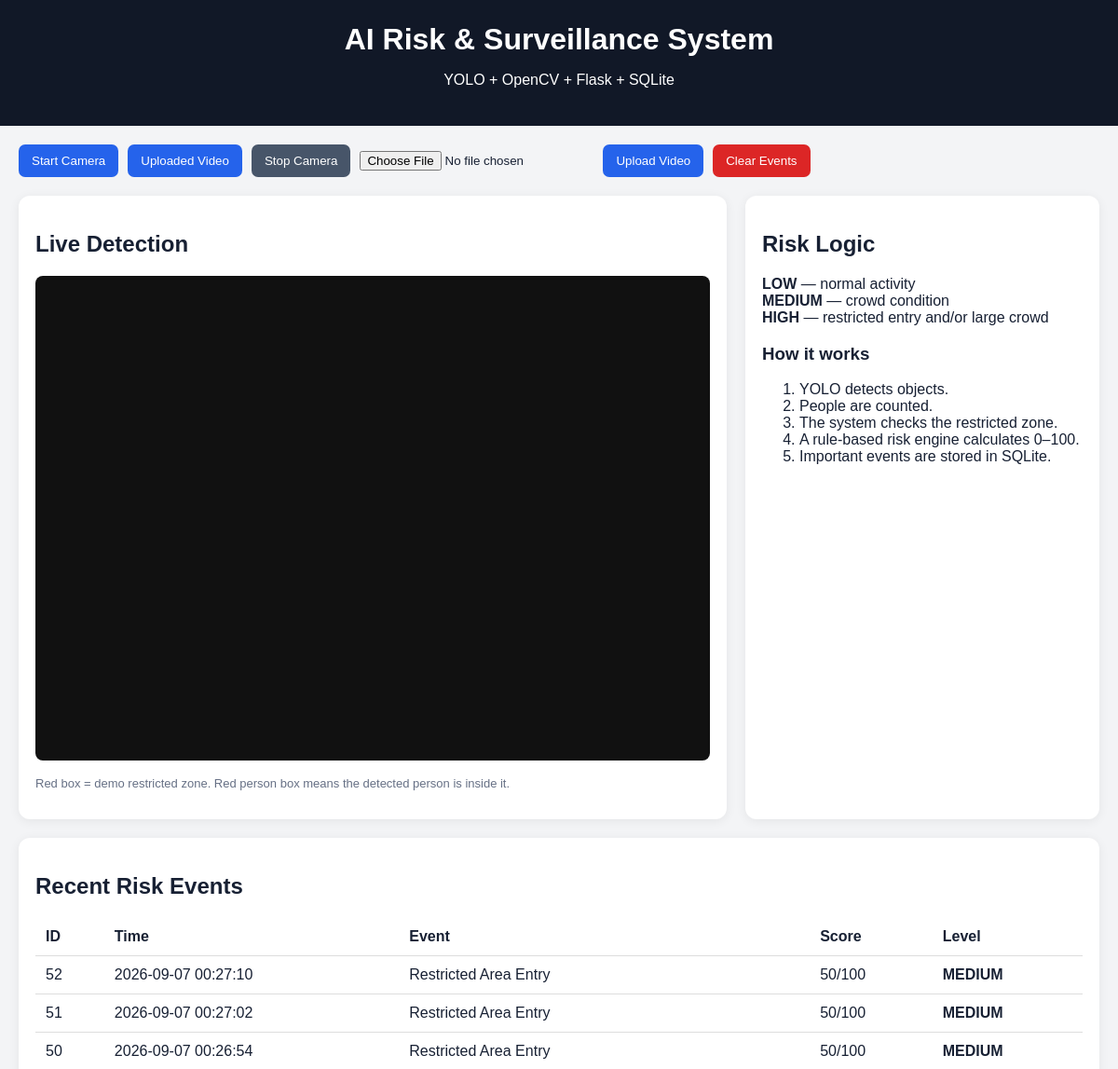
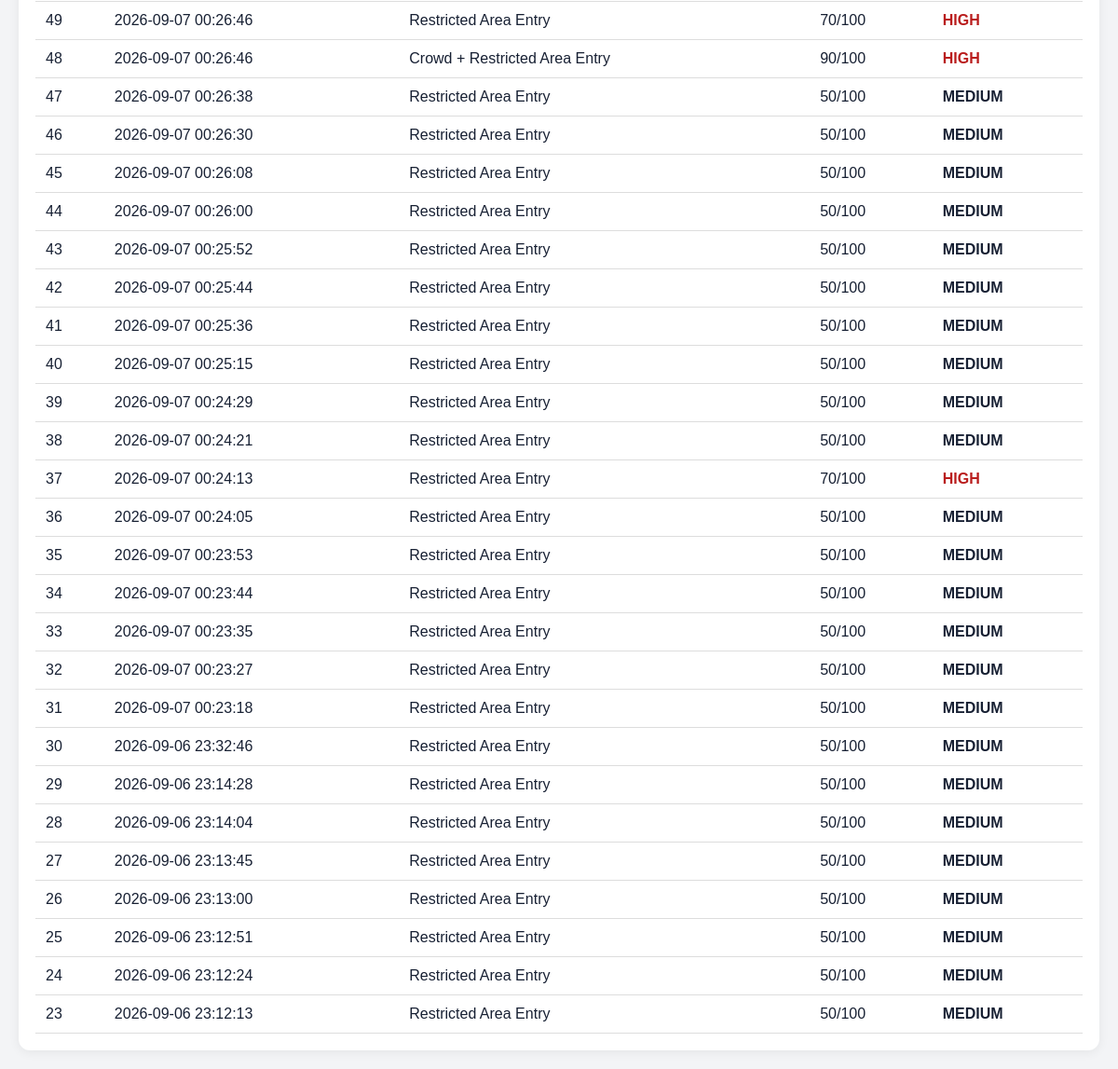
The page / on the database its author committed (2 pictures, top to bottom).
### tables this page shows
CREATE TABLE events (
            id INTEGER PRIMARY KEY AUTOINCREMENT,
            timestamp TEXT NOT NULL,
            event TEXT NOT NULL,
            risk_score INTEGER NOT NULL,
            risk_level TEXT NOT NULL
        );

### app.py (the view)
@app.route("/")
def index():
    return render_template("dashboard.html", events=get_events())

### database.py (called while the page is built)
def get_events(limit=30):
    con = sqlite3.connect(DB)
    rows = con.execute(
        "SELECT id,timestamp,event,risk_score,risk_level FROM events "
        "ORDER BY id DESC LIMIT ?", (limit,)
    ).fetchall()
    con.close()
    return rows

### templates/dashboard.html (shortened to what this page needs)
<!doctype html>
<html>
<head>
  <link rel="stylesheet" href="{{ url_for('static', filename='style.css') }}">
</head>
<body>
<header>
  <h1>AI Risk & Surveillance System</h1>
  <p>YOLO + OpenCV + Flask + SQLite</p>
</header>
<main>
  <section class="controls">
    <form action="/video_feed" method="get" target="feed" onsubmit="event.preventDefault(); document.querySelector('iframe[name=\'feed\']').src = '/video_feed?source=camera'; return false;">
      <button class="btn" type="submit">Start Camera</button>
    </form>
    <form action="/video_feed" method="get" target="feed" onsubmit="event.preventDefault(); document.querySelector('iframe[name=\'feed\']').src = '/video_feed?source=video'; return false;">
      <button class="btn" type="submit">Uploaded Video</button>
    </form>
    <form action="/stop_camera" method="post" onsubmit="event.preventDefault(); fetch('/stop_camera', {method: 'POST'}); document.querySelector('iframe[name=\'feed\']').src = 'about:blank'; return false;">
      <button class="btn secondary" type="submit">Stop Camera</button>
    </form>
    <form action="/upload" method="post" enctype="multipart/form-data">
      <input type="file" name="video" accept="video/*" required>
      <button class="btn" type="submit">Upload Video</button>
    </form>
    <form action="/clear" method="post">
      <button class="btn danger" type="submit">Clear Events</button>
    </form>
  </section>
  <section class="grid">
    <div class="card camera">
      <h2>Live Detection</h2>
      <iframe name="feed" src="about:blank"></iframe>
      <p class="note">Red box = demo restricted zone. Red person box means the detected person is inside it.</p>
    </div>
    <div class="card">
      <h2>Risk Logic</h2>
      <div class="legend"><b>LOW</b> — normal activity</div>
      <div class="legend"><b>MEDIUM</b> — crowd condition</div>
      <div class="legend"><b>HIGH</b> — restricted entry and/or large crowd</div>
      <h3>How it works</h3>
      <ol>
        <li>YOLO detects objects.</li>
        <li>People are counted.</li>
        <li>The system checks the restricted zone.</li>
        <li>A rule-based risk engine calculates 0–100.</li>
        <li>Important events are stored in SQLite.</li>
      </ol>
    </div>
  </section>
  <section class="card">
    <h2>Recent Risk Events</h2>
    <table>
      <thead><tr><th>ID</th><th>Time</th><th>Event</th><th>Score</th><th>Level</th></tr></thead>
      <tbody>
      {% for e in events %}
        <tr>
          <td>{{ e[0] }}</td><td>{{ e[1] }}</td><td>{{ e[2] }}</td>
          <td>{{ e[3] }}/100</td><td class="{{ e[4]|lower }}">{{ e[4] }}</td>
        </tr>
      {% else %}
        <tr><td colspan="5">No events yet.</td></tr>
      {% endfor %}
      </tbody>
    </table>
  </section>
</main>
</body>
</html>

### static/style.css (style rules this page uses)
* { box-sizing:border-box }
body { margin:0;font-family:Arial,sans-serif;background:#f3f4f6;color:#172033 }
header { padding:24px;text-align:center;background:#111827;color:white }
header h1 { margin:0 0 6px }
.controls { display:flex;gap:10px;flex-wrap:wrap;margin-bottom:20px }
.controls form { display:flex;gap:8px;align-items:center }
.btn { display:inline-block;padding:10px 14px;border:0;border-radius:7px;background:#2563eb;color:white;text-decoration:none;cursor:pointer }
.secondary { background:#475569 }
.danger { background:#dc2626 }
main { max-width:1200px;margin:auto;padding:20px }
.grid { display:grid;grid-template-columns:2fr 1fr;gap:20px;margin-bottom:20px }
.card { background:white;border-radius:12px;padding:18px;box-shadow:0 2px 12px #0001 }
.camera iframe { width:100%;height:520px;border:0;background:#111;border-radius:8px }
.note { font-size:13px;color:#667085 }
table { width:100%;border-collapse:collapse }
th,td { text-align:left;padding:11px;border-bottom:1px solid #ddd }
.medium { font-weight:bold }
.high { font-weight:bold;color:#b91c1c }

### rows shown on the page
events: id "52", timestamp "2026-09-07 00:27:10", event "Restricted Area Entry", risk_score "50", risk_level "MEDIUM"
events: id "51", timestamp "2026-09-07 00:27:02", event "Restricted Area Entry", risk_score "50", risk_level "MEDIUM"
events: id "50", timestamp "2026-09-07 00:26:54", event "Restricted Area Entry", risk_score "50", risk_level "MEDIUM"
events: id "49", timestamp "2026-09-07 00:26:46", event "Restricted Area Entry", risk_score "70", risk_level "HIGH"
events: id "48", timestamp "2026-09-07 00:26:46", event "Crowd + Restricted Area Entry", risk_score "90", risk_level "HIGH"
events: id "47", timestamp "2026-09-07 00:26:38", event "Restricted Area Entry", risk_score "50", risk_level "MEDIUM"
events: id "46", timestamp "2026-09-07 00:26:30", event "Restricted Area Entry", risk_score "50", risk_level "MEDIUM"
events: id "45", timestamp "2026-09-07 00:26:08", event "Restricted Area Entry", risk_score "50", risk_level "MEDIUM"
events: id "44", timestamp "2026-09-07 00:26:00", event "Restricted Area Entry", risk_score "50", risk_level "MEDIUM"
events: id "43", timestamp "2026-09-07 00:25:52", event "Restricted Area Entry", risk_score "50", risk_level "MEDIUM"
events: id "42", timestamp "2026-09-07 00:25:44", event "Restricted Area Entry", risk_score "50", risk_level "MEDIUM"
events: id "41", timestamp "2026-09-07 00:25:36", event "Restricted Area Entry", risk_score "50", risk_level "MEDIUM"
events: id "40", timestamp "2026-09-07 00:25:15", event "Restricted Area Entry", risk_score "50", risk_level "MEDIUM"
events: id "39", timestamp "2026-09-07 00:24:29", event "Restricted Area Entry", risk_score "50", risk_level "MEDIUM"
events: id "38", timestamp "2026-09-07 00:24:21", event "Restricted Area Entry", risk_score "50", risk_level "MEDIUM"
events: id "37", timestamp "2026-09-07 00:24:13", event "Restricted Area Entry", risk_score "70", risk_level "HIGH"
events: id "36", timestamp "2026-09-07 00:24:05", event "Restricted Area Entry", risk_score "50", risk_level "MEDIUM"
events: id "35", timestamp "2026-09-07 00:23:53", event "Restricted Area Entry", risk_score "50", risk_level "MEDIUM"
events: id "34", timestamp "2026-09-07 00:23:44", event "Restricted Area Entry", risk_score "50", risk_level "MEDIUM"
events: id "33", timestamp "2026-09-07 00:23:35", event "Restricted Area Entry", risk_score "50", risk_level "MEDIUM"
events: id "32", timestamp "2026-09-07 00:23:27", event "Restricted Area Entry", risk_score "50", risk_level "MEDIUM"
events: id "31", timestamp "2026-09-07 00:23:18", event "Restricted Area Entry", risk_score "50", risk_level "MEDIUM"
events: id "30", timestamp "2026-09-06 23:32:46", event "Restricted Area Entry", risk_score "50", risk_level "MEDIUM"
events: id "29", timestamp "2026-09-06 23:14:28", event "Restricted Area Entry", risk_score "50", risk_level "MEDIUM"
events: id "28", timestamp "2026-09-06 23:14:04", event "Restricted Area Entry", risk_score "50", risk_level "MEDIUM"
events: id "27", timestamp "2026-09-06 23:13:45", event "Restricted Area Entry", risk_score "50", risk_level "MEDIUM"
events: id "26", timestamp "2026-09-06 23:13:00", event "Restricted Area Entry", risk_score "50", risk_level "MEDIUM"
events: id "25", timestamp "2026-09-06 23:12:51", event "Restricted Area Entry", risk_score "50", risk_level "MEDIUM"
events: id "24", timestamp "2026-09-06 23:12:24", event "Restricted Area Entry", risk_score "50", risk_level "MEDIUM"
events: id "23", timestamp "2026-09-06 23:12:13", event "Restricted Area Entry", risk_score "50", risk_level "MEDIUM"
